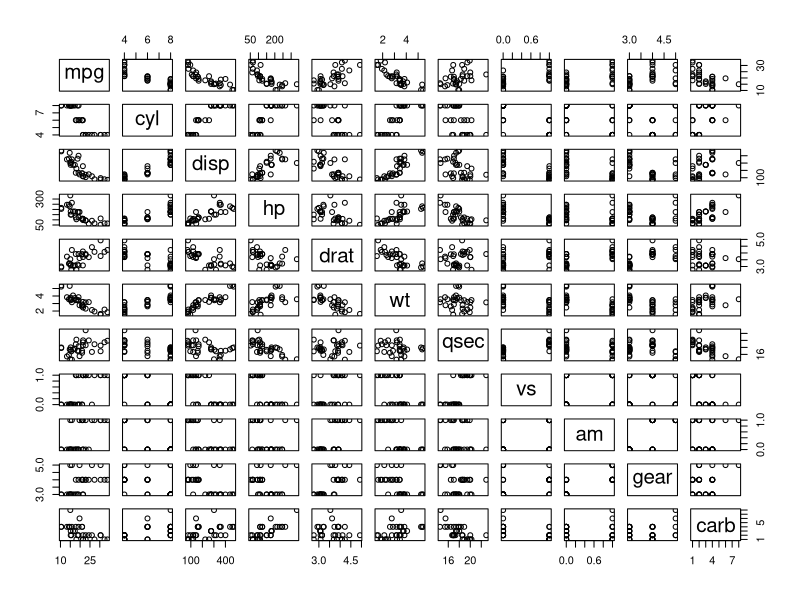
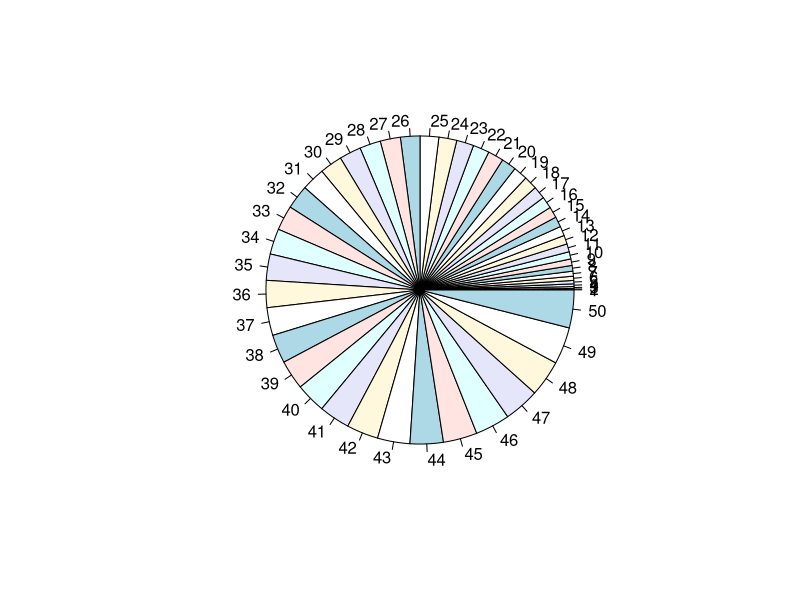
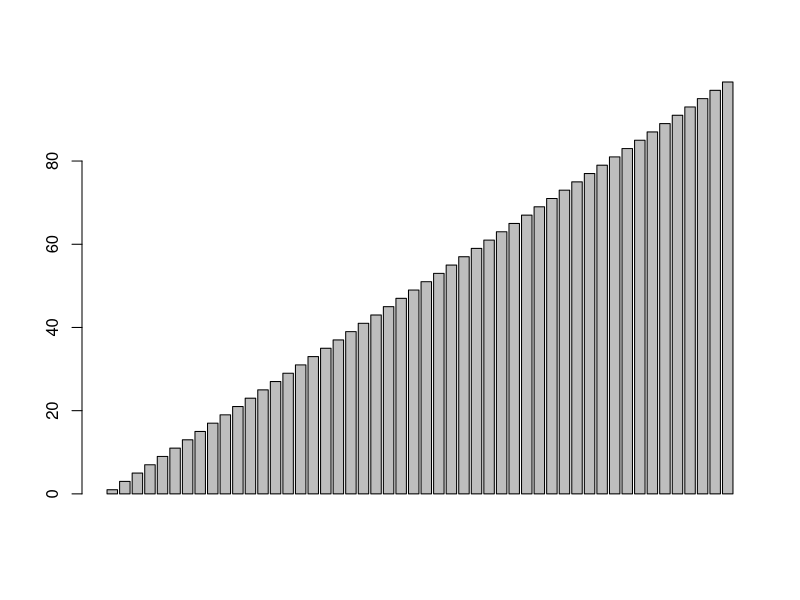
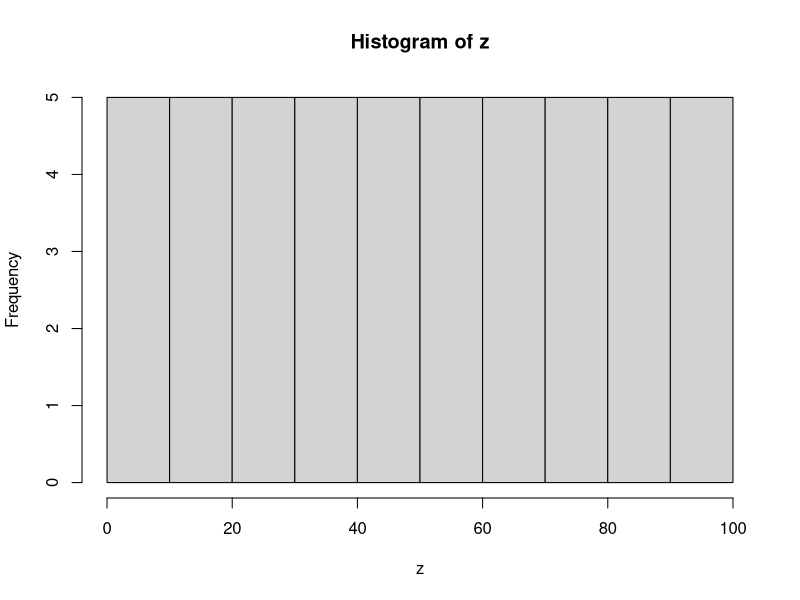
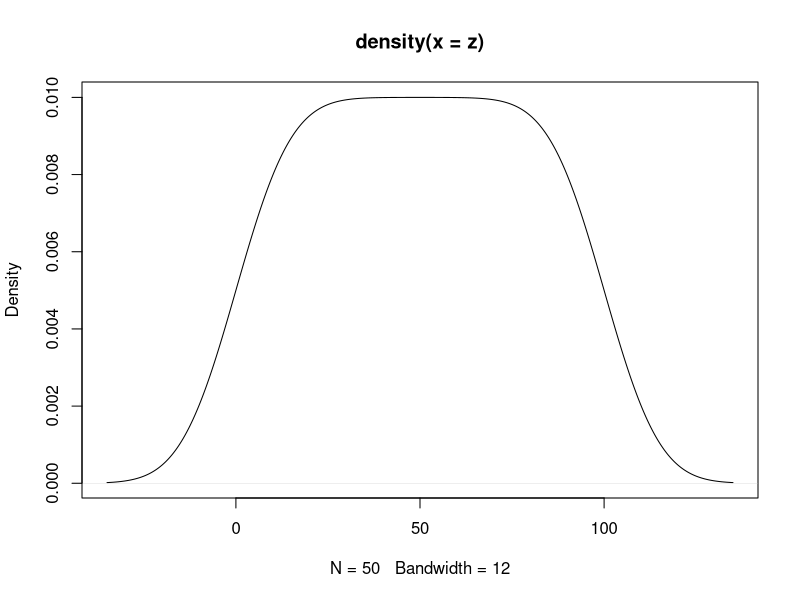

Recreate these plots in R, in order.
mtcars
summary(mtcars)
pairs(mtcars)
x = c('a','b','c')
x
y = 1:100
y
z = seq(1,100,2)
z
pie(z)
barplot(z)
hist(z)
density(z)
plot(density(z))
